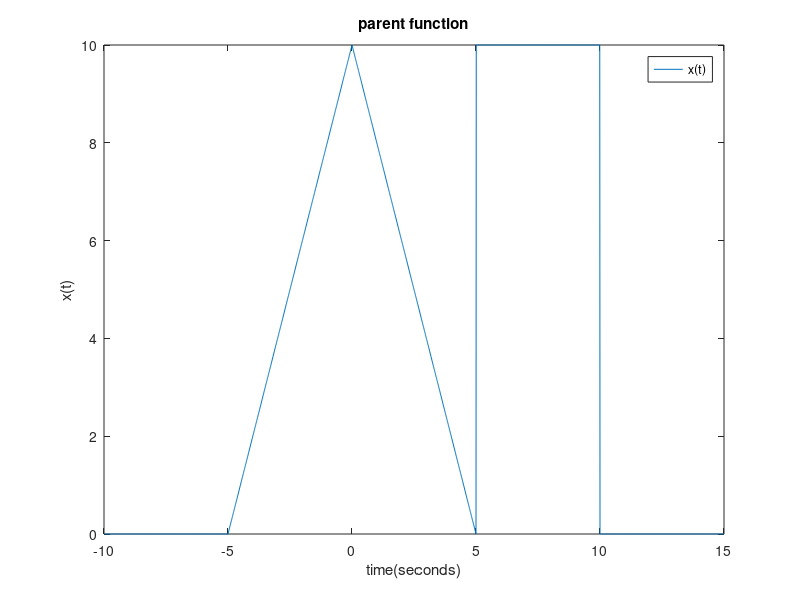
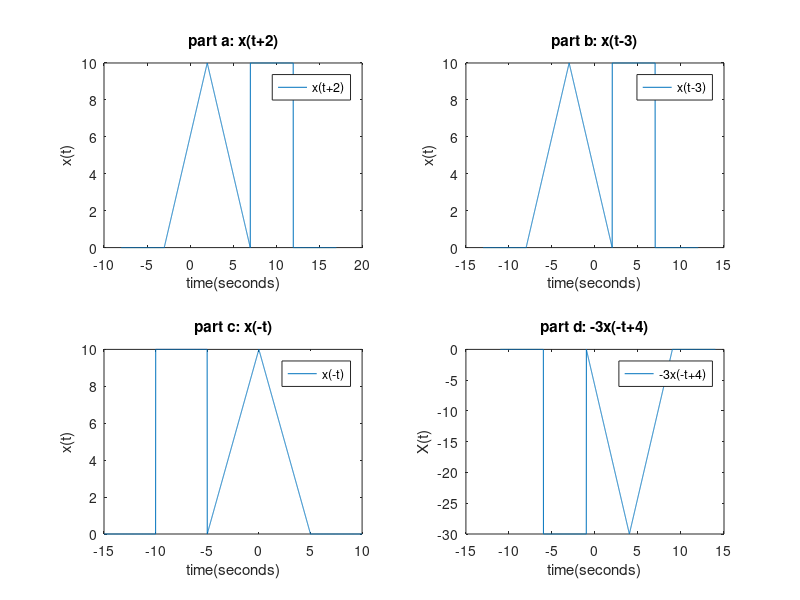

Write MATLAB code to recreate these figures, in order.
%problem 2: For the following functionx(t)=−2t+10,t∈[−5,5)10,t∈[5,10)
%0,elsewhere create an m-file that plots the function x(t)within 
%the window t∈[−10,15]. Also create a separate figure that has 4 sublpots 
%in 2-by-2 arrangement with the following signals:(a) x(t+2)(b) x(t-3)
%(c) x(-t)(d) -3x(-t+4)
%we want x(t)= -2|t| + 10 when -5 <=t <5, we want x(t) = 10 when 5 <= t< 10
%parent figure(Note: i followed the example from the pdf provided):
tone = -10:.01:-4.99;
ttwo = -5:.01:5;
tthree = 5.01:.01:9.99;
tfour = 10:.01:15;
t = [tone ttwo tthree tfour];
f1 = zeros(size(tone));
f2 = -2 .* abs(ttwo) + 10;
f3 = (ones(size(tthree))) * 10;
f4 = zeros(size(tfour));
f = [f1 f2 f3 f4];
figure (1)
plot(t,f);
legend('x(t)');
xlabel('time(seconds)');
ylabel('x(t)');
title('parent function');
%part a:
figure (2)
subplot(2,2,1)
plot(t+2,f);
legend('x(t+2)');
xlabel('time(seconds)');
ylabel('x(t)');
title('part a: x(t+2)');
%part b:
subplot(2,2,2)
plot(t-3, f);
legend('x(t-3)');
xlabel('time(seconds)');
ylabel('x(t)');
title('part b: x(t-3)');
%part c:
subplot(2,2,3)
plot(-t,f);
legend('x(-t)');
xlabel('time(seconds)');
ylabel('x(t)');
title('part c: x(-t)');
%part d:
subplot(2,2,4)
plot(-t+4, -3*f);
legend('-3x(-t+4)');
xlabel('time(seconds)');
ylabel('X(t)');
title('part d: -3x(-t+4)');